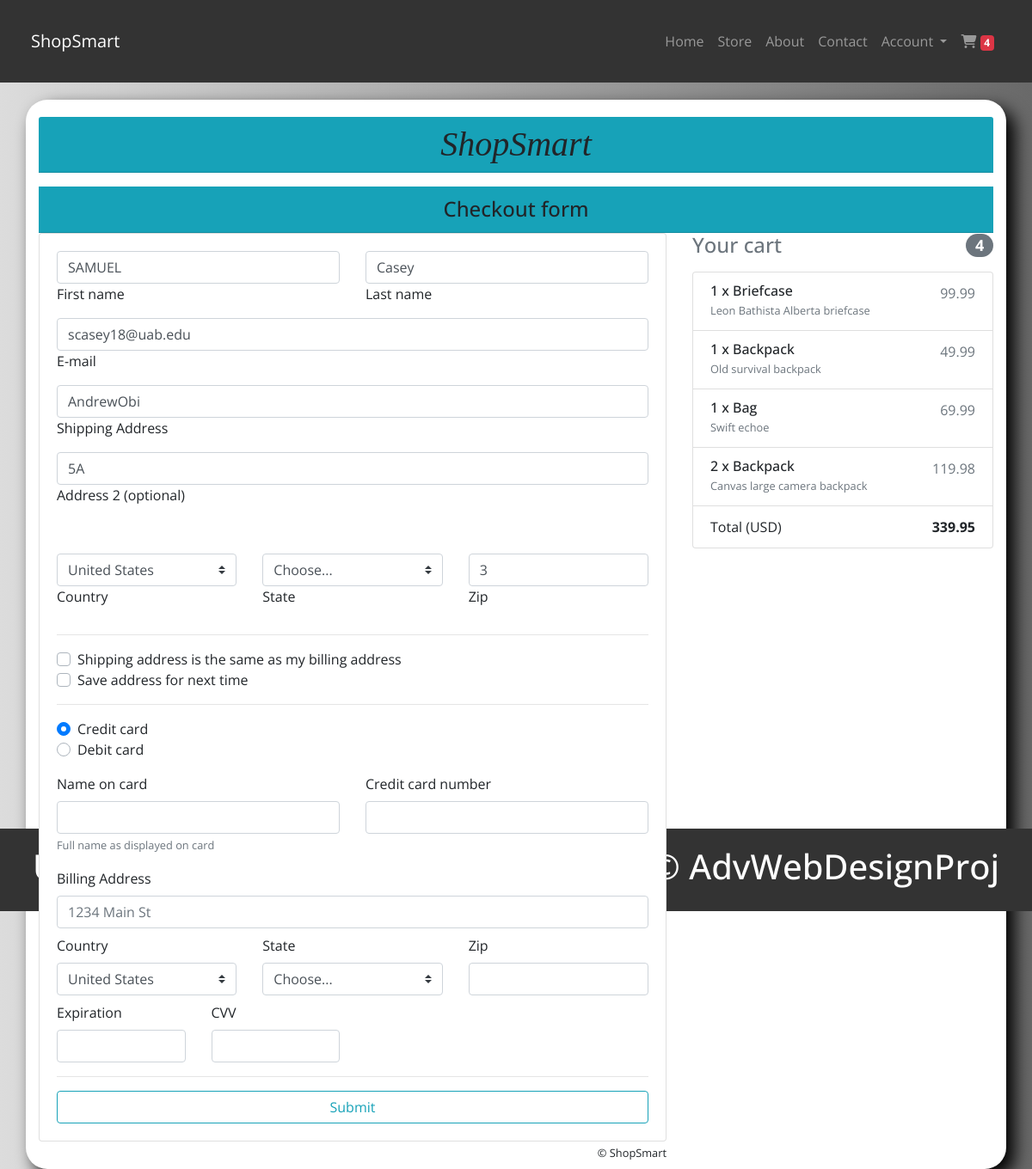
Page /checkout (signed in) on the committed database.
### tables.py (models this page shows, shortened)
class Product(db.Model):
	prodID = db.Column(db.Integer, primary_key=True)
	name = db.Column(db.Text)
	price = db.Column(db.Numeric(scale=2))
	curinv = db.Column(db.Integer)
	rating = db.Column(db.Float)
	desc = db.Column(db.Text)

### server.py (the view, shortened to what this page needs)
@app.route('/checkout', methods=['GET', 'POST'])
def checkout():
	if current_user.is_authenticated:
		cart = getCart(current_user.get_id())
		return render_template('checkout.html', user=current_user, adr=getAddress(current_user.defAdr), cart=len(cart), content = getCartContents(cart))
	return render_template('checkout.html')

### crud.py (called while the page is built)
def getCart(custID):
	return Cart.query.filter_by(custID=custID).all()

def getProduct(id):
	return Product.query.filter_by(prodID=id).first()

def getAddress(id):
	return Address.query.filter_by(adrID=id).first()

### dbtools.py (called while the page is built)
def getCartContents(cart):
	contents = []
	for i in cart:
		contents.append([getProduct(i.prodID), i.quantity])
	return contents

### server.py (called while the page is built)
@login.user_loader
def load_user(user_id):
	return User.query.get(user_id)

### tables.py (called while the page is built)
    def get_id(self):
        return (self.custID)

### templates/checkout.html (shortened to what this page needs)
{%  extends "base.html" %}
 {%  block styles   %}
<link rel="stylesheet" href="{{url_for('static',filename='styles/checkout.css')}}">
{% endblock %}
{%  block content   %}
 <main class="container-fluid  bg" >
   <div class="container">
         <h1 class="card-header bg-info text-center py-2 mb-3 logo">ShopSmart</h1>
             <h4 class="card-header bg-info text-center ">Checkout form</h4>
     <div class="row ">
       <div class="col-md-8 mb-2">
         <div class="card ">
           <form class="card-body" action="{{request.path}}" method="post">
             <div class="row">
               <div class="col-md-6 mb-1">
                 <div class="md-form ">
                   <input type="text" id="firstName" class="form-control" value="{{user.fName}}" required>
                   <label for="firstName" class="">First name</label>
                 </div>
               </div>
               <div class="col-md-6 mb-2">
                 <div class="md-form">
                   <input type="text" id="lastName" class="form-control" value="{{user.lName}}" required>
                   <label for="lastName" class="">Last name</label>
                 </div>
               </div>
             </div>
             <div class="md-form mb-2">
               <input type="text" id="email" class="form-control" value="{{user.emailAdr}}" required>
               <label for="email" class="">E-mail</label>
             </div>
             <div class="md-form mb-2">
               <input type="text" name="street" id="address" class="form-control" value="{{adr.street}}">
               <label for="address" class="">Shipping Address</label>
             </div>
             <div class="md-form mb-5">
               <input type="text" id="address-2" name="suite" class="form-control" value="{{adr.suite}}">
               <label for="address-2" class="">Address 2 (optional)</label>
             </div>
             <div class="row">
               <div class="col-lg-4 col-md-12 mb-2">
                 <select class="custom-select d-block w-100" name="country" id="country" required>
                   <option  value="US">United States</option>
                 </select>
                 <label for="country">Country</label>
               </div>
               <div class="col-lg-4 col-md-6 mb-2">
                 <select class="custom-select d-block w-100" id="state" name="state" autocomplete="off" required>
                     <option value="none">Choose...</option>
                 </select>
                 <label for="state">State</label>
               </div>
               <div class="col-lg-4 col-md-6 mb-2">
                 <input type="text" class="form-control" id="zip" value="{{adr.zip}}" name="zip" required>
                 <label for="zip">Zip</label>
               </div>
             </div>
             <hr>
             <div class="custom-control custom-checkbox" id="checkboxDiv">
               <label class="custom-control-label" for="same-address">Shipping address is the same as my billing
                 address</label>
             </div>
             <div class="custom-control custom-checkbox">
               <label class="custom-control-label" for="save-info">Save address for next time</label>
             </div>
             <hr>
             <div class="d-block my-3">
               <div class="custom-control custom-radio">
                 <label class="custom-control-label" for="credit">Credit card</label>
               </div>
               <div class="custom-control custom-radio">
                 <label class="custom-control-label" for="debit">Debit card</label>
               </div>
             </div>
             <div class="row">
               <div class="col-md-6 mb-3">
                 <label for="cc-name">Name on card</label>
                 <input type="text" class="form-control" id="cc-name" placeholder="" required>
                 <small class="text-muted">Full name as displayed on card</small>
               </div>
               <div class="col-md-6 mb-3">
                 <label for="cc-number">Credit card number</label>
                 <input type="text" class="form-control" id="cc-number" placeholder="" required>
               </div>
             </div>
             <div class="md-form mb-2" id="billingAddressDiv">
               <label for="billingAddress" class="">Billing Address</label>
               <input type="text" id="billingAddress" class="form-control" placeholder="1234 Main St">
             </div>
             <div class="row" id="billingInfoDiv">
               <div class="col-lg-4 col-md-12 mb-2">
                 <label for="billingCountry">Country</label>
                 <select class="custom-select d-block w-100" id="billingCountry" required>
                   <option value="US">United States</option>
                 </select>
               </div>
               <div class="col-lg-4 col-md-6 mb-2">
                 <label for="billingState">State</label>
                 <select class="custom-select d-block w-100" id="billingState" required>
                     <option value="none">Choose...</option>
                 </select>
               </div>
               <div class="col-lg-4 col-md-6 mb-2">
                 <label for="billingZip">Zip</label>
                 <input type="text" class="form-control" id="billingZip" placeholder="" required>
               </div>
             </div>
             <div class="row">
               <div class="col-md-3">
                 <label for="cc-expiration">Expiration</label>
                 <input type="text" class="form-control" id="cc-expiration" placeholder="" required>
               </div>
               <div class="col-md-3">
                 <label for="cc-expiration">CVV</label>
                 <input type="text" class="form-control" id="cc-cvv" placeholder="" required>
               </div>
             </div>
             <hr >
             <button type="submit"  class="btn btn-outline-info btn-rounded btn-block waves-effect z-depth-0">Submit</button>
           </form>
         </div>
         <div class="panel-footer text-right">
         <small>&copy; ShopSmart</small>
     </div>
       </div>
       <div class="col-md-4 mb-4">
         <h4 class="d-flex justify-content-between align-items-center mb-3">
           <span class="text-muted">Your cart</span>
           <span class="badge badge-secondary badge-pill">{{cart}}</span>
         </h4>
         <ul class="list-group mb-3 z-depth-1">
			{% set ns = namespace(total=0.00) %}
			{% for i in content %}
			   <li class="list-group-item d-flex justify-content-between lh-condensed">
				 <div>
				   <h6 class="my-0">{{i[1]}} x {{i[0].name}}</h6>
				   <small class="text-muted">{{i[0].desc}}</small>
				 </div>
				 <span class="text-muted">{{i[0].price * i[1]}}</span>
			   </li>
			   {% set ns.total = ns.total + (i[0].price * i[1])|float %}
            {% endfor %}
           <li class="list-group-item d-flex justify-content-between">
             <span>Total (USD)</span>
             <strong>{{ns.total}}</strong>
           </li>
         </ul>
       </div>
     </div>
   </div>
 </main>
 {%  endblock    %}

### static/styles/style_homepage.css (style rules this page uses)
body { font-family: 'Open Sans', sans-serif; }

### templates/checkout.html (style rules this page uses)
body { background-image: linear-gradient(to right, #DCDCDC, #696969); background-size: 100%; }
.bg { width: 100%; height: 100vh; }
.container { top: 200vh; background: #fff; padding-top: 20px; margin-top: 20px; border-radius: 25px; box-shadow: 10px 10px 20px 0px #000; }
.logo { font-style: italic; font-family: cursive; }

### rows in the picture
Product: curInv "1", Name "Briefcase", desc "Leon Bathista Alberta briefcase", i[0].price*i[1] "99.99"
Product: curInv "1", Name "Backpack", desc "Old survival backpack", i[0].price*i[1] "49.99"
Product: curInv "1", Name "Bag", desc "Swift echoe", i[0].price*i[1] "69.99"
Product: i "2", Name "Backpack", desc "Canvas large camera backpack", i "119.98"

### other values in the picture
{{ cart }} "4"
{{ ns.total }} "339.95"
